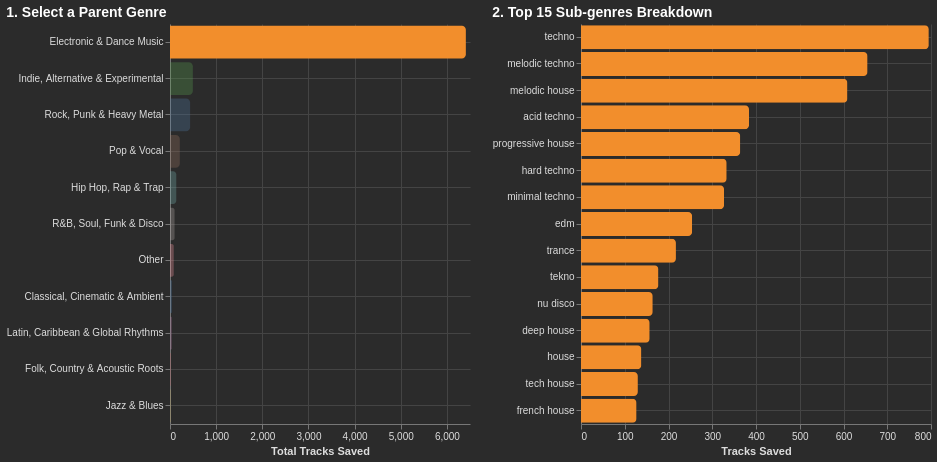

Notebook code cell kept with this figure:
### Markdown cell above
# **Q1: Como ha evolucionado mi gusto musical a travez de los años**

### Code cell
from Questions.genre_hierarchy import plot_genre_hierarchy
breakdown_chart = plot_genre_hierarchy(df_exploded_track_list)
breakdown_chart.display()

### Figure 1 — Vega-Lite specification as saved in the notebook (floating-point values rounded to 4 significant figures; data arrays with more than 128 entries replaced by an {"elided": "..."} marker saying what was removed)
{"config": {"view": {"continuousWidth": 300, "continuousHeight": 300, "stroke": "transparent"}, "axis": {"domainColor": "#777777", "grid": true, "gridColor": "#444444", "labelColor": "#dddddd", "tickColor": "#777777", "titleColor": "#dddddd"}, "background": "#2b2b2b", "title": {"anchor": "start", "color": "#ffffff", "fontSize": 14}}, "hconcat": [{"mark": {"type": "bar", "cornerRadiusEnd": 4}, "encoding": {"color": {"field": "parent_genre", "legend": null, "scale": {"domain": ["Classical, Cinematic & Ambient", "Electronic & Dance Music", "Folk, Country & Acoustic Roots", "Hip Hop, Rap & Trap", "Indie, Alternative & Experimental", "Jazz & Blues", "Latin, Caribbean & Global Rhythms", "Other", "Pop & Vocal", "R&B, Soul, Funk & Disco", "Rock, Punk & Heavy Metal"], "range": ["#4e79a7", "#f28e2c", "#e15759", "#76b7b2", "#59a14f", "#edc949", "#af7aa1", "#ff9da7", "#9c755f", "#bab0ab", "#4e79a7"]}, "type": "nominal"}, "opacity": {"condition": {"param": "param_3fd43df63818d97d", "value": 1.0}, "value": 0.3}, "tooltip": [{"field": "parent_genre", "title": "Category", "type": "nominal"}, {"aggregate": "sum", "field": "track_count", "title": "Total Tracks", "type": "quantitative"}], "x": {"aggregate": "sum", "field": "track_count", "title": "Total Tracks Saved", "type": "quantitative"}, "y": {"axis": {"labelLimit": 250}, "field": "parent_genre", "sort": "-x", "title": "", "type": "nominal"}}, "height": 400, "name": "view_2d2dabde32795579_0", "title": "1. Select a Parent Genre", "width": 300}, {"mark": {"type": "bar", "cornerRadiusEnd": 4}, "encoding": {"color": {"field": "parent_genre", "legend": null, "scale": {"domain": ["Classical, Cinematic & Ambient", "Electronic & Dance Music", "Folk, Country & Acoustic Roots", "Hip Hop, Rap & Trap", "Indie, Alternative & Experimental", "Jazz & Blues", "Latin, Caribbean & Global Rhythms", "Other", "Pop & Vocal", "R&B, Soul, Funk & Disco", "Rock, Punk & Heavy Metal"], "range": ["#4e79a7", "#f28e2c", "#e15759", "#76b7b2", "#59a14f", "#edc949", "#af7aa1", "#ff9da7", "#9c755f", "#bab0ab", "#4e79a7"]}, "type": "nominal"}, "tooltip": [{"field": "genre_list", "title": "Sub-genre", "type": "nominal"}, {"field": "track_count", "title": "Tracks", "type": "quantitative"}], "x": {"field": "track_count", "title": "Tracks Saved", "type": "quantitative"}, "y": {"axis": {"labelLimit": 250}, "field": "genre_list", "sort": "-x", "title": "", "type": "nominal"}}, "height": 400, "title": "2. Top 15 Sub-genres Breakdown", "transform": [{"filter": {"param": "param_3fd43df63818d97d"}}, {"window": [{"op": "rank", "field": "track_count", "as": "rank"}], "sort": [{"field": "track_count", "order": "descending"}]}, {"filter": "(datum.rank <= 15)"}], "width": 350}], "data": {"name": "data-010d544f9d03e3b763dbbe17f8b05a15"}, "params": [{"name": "param_3fd43df63818d97d", "select": {"type": "point", "fields": ["parent_genre"]}, "value": [{"parent_genre": "Electronic & Dance Music"}], "views": ["view_2d2dabde32795579_0"]}], "resolve": {"scale": {"y": "independent"}}, "$schema": "https://vega.github.io/schema/vega-lite/v6.1.0.json", "datasets": {"data-010d544f9d03e3b763dbbe17f8b05a15": {"elided": "311 records"}}}
